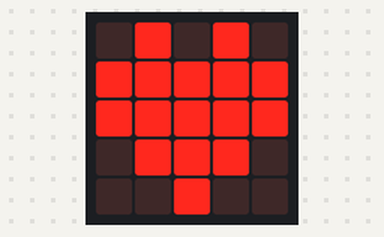
A program run on a simulated BBC micro:bit running MicroPython. Parts: the board's 5×5 LED display. Dim RGB values are drawn brighter than linear.

Above: at 0.05 s.
At 0.71 s:
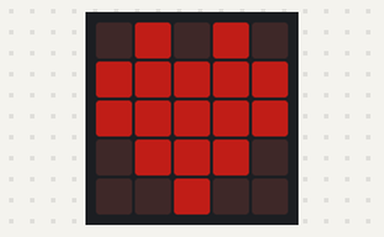
At 1.27 s:
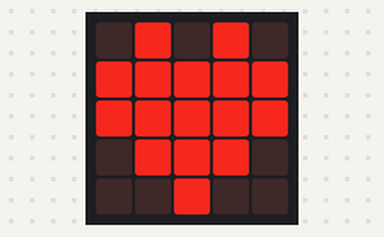
At 1.78 s:
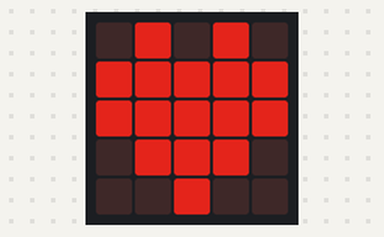

The program:

heartbeat.py
```python
from microbit import *

#Define a string to display a custom image.
heart = "09090:99999:99999:09990:00900"

#Declare empty lists for our hearts
brighter_hearts = []
fade_hearts = []
all_hearts = []

#We're going to start with the brightest heart: 9 is brightest, 0 is off.
last = 9

#Create a list of hearts with fading brightness
for brightness in range(8, 1, -1):
    fade_hearts.append(Image(heart))
    heart = heart.replace(str(last), str(brightness))
    last = brightness

#Create a list of hearts with increasing brightness - reverse the existing list.
brighter_hearts = list(reversed(fade_hearts))

#Join the two lists together - our heart gets dimmer and then brighter.
all_hearts = fade_hearts + brighter_hearts

#Display from dimmest to brightest in a loop - a beating heart.
display.show(all_hearts, loop=True, delay=100)
```

Measured:
- by itself, everything shown: repeats every 1.4 s, in 12 steps
